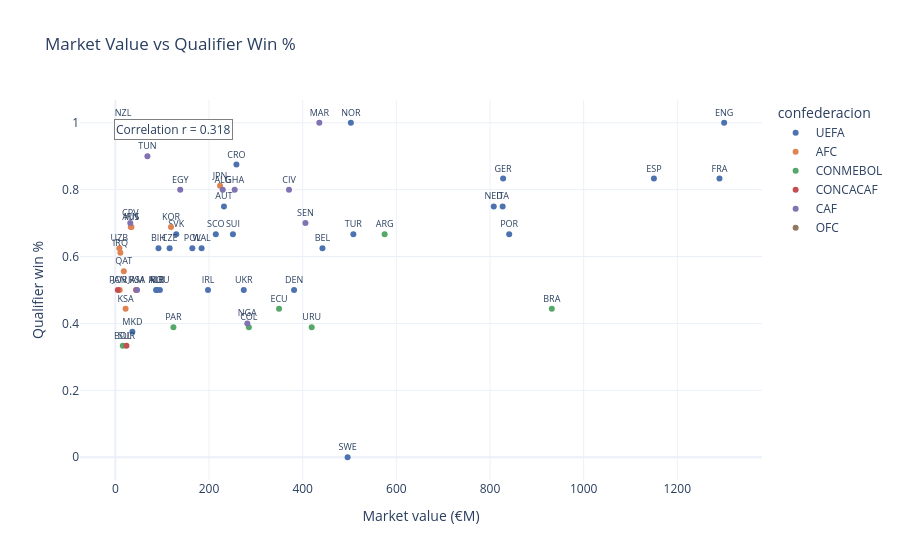

Source (notebook cell):
### Code cell
df_u2 = df_unified.dropna(subset=['market_value_eur_m','win_pct_elim'])
df_u2 = df_u2[df_u2['pj_elim'] > 0]

fig = px.scatter(
    df_u2,
    x='market_value_eur_m', y='win_pct_elim',
    color='confederacion', text='country_code',
    color_discrete_map=CONF_PALETTE,
    title='Market Value vs Qualifier Win %',
    labels={'market_value_eur_m': 'Market value (€M)', 'win_pct_elim': 'Qualifier win %'},
    hover_data=['nombre_completo','status'],
    template='plotly_white', width=900, height=560
)
fig.update_traces(textposition='top center', textfont_size=9)
r2 = df_u2[['market_value_eur_m','win_pct_elim']].corr().iloc[0,1]
fig.add_annotation(x=0.05, y=0.95, xref='paper', yref='paper',
                   text=f'Correlation r = {r2:.3f}', showarrow=False,
                   bgcolor='white', bordercolor='gray')
fig.show()

### Figure 1 — Plotly figure (JSON) as saved in the notebook; plotly's stock layout.template omitted (floating-point values rounded to 4 significant figures)
{"data": [{"customdata": [["Norway", "confirmed"], ["England", "confirmed"], ["Croatia", "confirmed"], ["Netherlands", "confirmed"], ["Austria", "confirmed"], ["Belgium", "confirmed"], ["Spain", "confirmed"], ["France", "confirmed"], ["Germany", "confirmed"], ["Switzerland", "confirmed"], ["Scotland", "confirmed"], ["Portugal", "confirmed"], ["Italy", "playoff"], ["Bosnia and Herzegovina", "playoff"], ["Poland", "playoff"], ["Czech Republic", "playoff"], ["Wales", "playoff"], ["Albania", "playoff"], ["North Macedonia", "playoff"], ["Romania", "playoff"], ["Turkey", "playoff"], ["Slovakia", "playoff"], ["Denmark", "playoff"], ["Republic of Ireland", "playoff"], ["Ukraine", "playoff"], ["Northern Ireland", "playoff"], ["Sweden", "playoff"]], "hovertemplate": "confederacion=UEFA<br>Market value (€M)=%{x}<br>Qualifier win %=%{y}<br>country_code=%{text}<br>nombre_completo=%{customdata[0]}<br>status=%{customdata[1]}<extra></extra>", "legendgroup": "UEFA", "marker": {"color": "#4C72B0", "symbol": "circle"}, "mode": "markers+text", "name": "UEFA", "orientation": "v", "showlegend": true, "text": ["NOR", "ENG", "CRO", "NED", "AUT", "BEL", "ESP", "FRA", "GER", "SUI", "SCO", "POR", "ITA", "BIH", "POL", "CZE", "WAL", "ALB", "MKD", "ROU", "TUR", "SVK", "DEN", "IRL", "UKR", "NIR", "SWE"], "textfont": {"size": 9}, "textposition": "top center", "type": "scatter", "x": [502.9, 1300, 258.5, 808, 231.9, 442.2, 1150, 1290, 828, 251, 214.4, 841, 827, 92.1, 164.3, 115.9, 184.2, 88.5, 36.35, 95.08, 508.2, 130.1, 381.6, 197.8, 274.2, 86.88, 496.0], "xaxis": "x", "y": [1, 1, 0.875, 0.75, 0.75, 0.625, 0.833, 0.833, 0.833, 0.667, 0.667, 0.667, 0.75, 0.625, 0.625, 0.625, 0.625, 0.5, 0.375, 0.5, 0.667, 0.667, 0.5, 0.5, 0.5, 0.5, 0], "yaxis": "y"}, {"customdata": [["Qatar", "confirmed"], ["Japan", "confirmed"], ["South Korea", "confirmed"], ["Iran", "confirmed"], ["Uzbekistan", "confirmed"], ["Iraq", "playoff"], ["Jordan", "confirmed"], ["Saudi Arabia", "confirmed"], ["Australia", "confirmed"]], "hovertemplate": "confederacion=AFC<br>Market value (€M)=%{x}<br>Qualifier win %=%{y}<br>country_code=%{text}<br>nombre_completo=%{customdata[0]}<br>status=%{customdata[1]}<extra></extra>", "legendgroup": "AFC", "marker": {"color": "#DD8452", "symbol": "circle"}, "mode": "markers+text", "name": "AFC", "orientation": "v", "showlegend": true, "text": ["QAT", "JPN", "KOR", "IRN", "UZB", "IRQ", "JOR", "KSA", "AUS"], "textfont": {"size": 9}, "textposition": "top center", "type": "scatter", "x": [18, 223.5, 118.8, 34.25, 8.5, 10.7, 9.3, 21.8, 32.85], "xaxis": "x", "y": [0.556, 0.812, 0.688, 0.688, 0.625, 0.611, 0.5, 0.444, 0.688], "yaxis": "y"}, {"customdata": [["Argentina", "confirmed"], ["Ecuador", "confirmed"], ["Colombia", "confirmed"], ["Uruguay", "confirmed"], ["Brazil", "confirmed"], ["Paraguay", "confirmed"], ["Bolivia", "playoff"]], "hovertemplate": "confederacion=CONMEBOL<br>Market value (€M)=%{x}<br>Qualifier win %=%{y}<br>country_code=%{text}<br>nombre_completo=%{customdata[0]}<br>status=%{customdata[1]}<extra></extra>", "legendgroup": "CONMEBOL", "marker": {"color": "#55A868", "symbol": "circle"}, "mode": "markers+text", "name": "CONMEBOL", "orientation": "v", "showlegend": true, "text": ["ARG", "ECU", "COL", "URU", "BRA", "PAR", "BOL"], "textfont": {"size": 9}, "textposition": "top center", "type": "scatter", "x": [575, 349.6, 285.1, 419.2, 932, 124.0, 15.78], "xaxis": "x", "y": [0.667, 0.444, 0.389, 0.389, 0.444, 0.389, 0.333], "yaxis": "y"}, {"customdata": [["Panama", "confirmed"], ["Jamaica", "playoff"], ["Suriname", "playoff"]], "hovertemplate": "confederacion=CONCACAF<br>Market value (€M)=%{x}<br>Qualifier win %=%{y}<br>country_code=%{text}<br>nombre_completo=%{customdata[0]}<br>status=%{customdata[1]}<extra></extra>", "legendgroup": "CONCACAF", "marker": {"color": "#C44E52", "symbol": "circle"}, "mode": "markers+text", "name": "CONCACAF", "orientation": "v", "showlegend": true, "text": ["PAN", "JAM", "SUR"], "textfont": {"size": 9}, "textposition": "top center", "type": "scatter", "x": [5.3, 44.25, 23.63], "xaxis": "x", "y": [0.5, 0.5, 0.333], "yaxis": "y"}, {"customdata": [["Tunisia", "confirmed"], ["Côte d'Ivoire", "confirmed"], ["Egypt", "confirmed"], ["Ghana", "confirmed"], ["Algeria", "confirmed"], ["Senegal", "confirmed"], ["Morocco", "confirmed"], ["Cape Verde", "confirmed"], ["South Africa", "confirmed"], ["Nigeria", "playoff"]], "hovertemplate": "confederacion=CAF<br>Market value (€M)=%{x}<br>Qualifier win %=%{y}<br>country_code=%{text}<br>nombre_completo=%{customdata[0]}<br>status=%{customdata[1]}<extra></extra>", "legendgroup": "CAF", "marker": {"color": "#8172B2", "symbol": "circle"}, "mode": "markers+text", "name": "CAF", "orientation": "v", "showlegend": true, "text": ["TUN", "CIV", "EGY", "GHA", "ALG", "SEN", "MAR", "CPV", "RSA", "NGA"], "textfont": {"size": 9}, "textposition": "top center", "type": "scatter", "x": [68.45, 370.8, 138.5, 254.8, 229.3, 405.9, 435.6, 31.83, 46.35, 281.8], "xaxis": "x", "y": [0.9, 0.8, 0.8, 0.8, 0.8, 0.7, 1, 0.7, 0.5, 0.4], "yaxis": "y"}, {"customdata": [["New Zealand", "confirmed"]], "hovertemplate": "confederacion=OFC<br>Market value (€M)=%{x}<br>Qualifier win %=%{y}<br>country_code=%{text}<br>nombre_completo=%{customdata[0]}<br>status=%{customdata[1]}<extra></extra>", "legendgroup": "OFC", "marker": {"color": "#937860", "symbol": "circle"}, "mode": "markers+text", "name": "OFC", "orientation": "v", "showlegend": true, "text": ["NZL"], "textfont": {"size": 9}, "textposition": "top center", "type": "scatter", "x": [16.43], "xaxis": "x", "y": [1], "yaxis": "y"}], "layout": {"annotations": [{"bgcolor": "white", "bordercolor": "gray", "showarrow": false, "text": "Correlation r = 0.318", "x": 0.05, "xref": "paper", "y": 0.95, "yref": "paper"}], "height": 560, "legend": {"title": {"text": "confederacion"}, "tracegroupgap": 0}, "title": {"text": "Market Value vs Qualifier Win %"}, "width": 900, "xaxis": {"anchor": "y", "domain": [0, 1], "title": {"text": "Market value (€M)"}}, "yaxis": {"anchor": "x", "domain": [0, 1], "title": {"text": "Qualifier win %"}}}}
